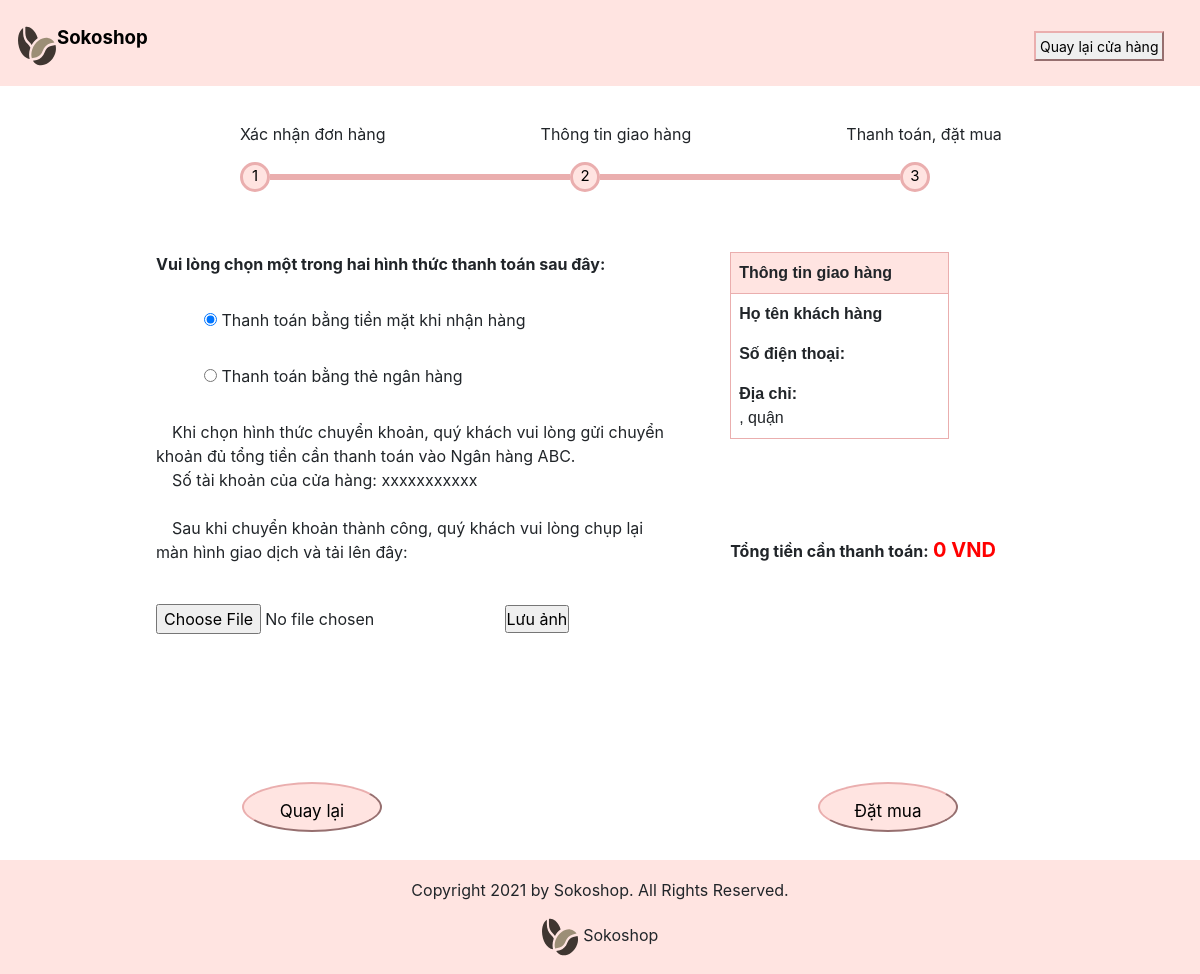
The app's page /Huong/Checkout-Payment.php with its own data.
### tables this page shows
CREATE TABLE `order` (
  `ID_ORDER` int NOT NULL PRIMARY KEY AUTO_INCREMENT,
  `DTIME` date DEFAULT NULL,
  `TOTAL` int DEFAULT NULL,
  `STATE` tinyint(1)  NULL
);

### Huong/Checkout-Payment.php (the view, shortened to what this page needs)
<?php
$servername = "localhost";
$username = "root";
$password = "";
$dbname = "sokoshop";
$conn = mysqli_connect($servername, $username, $password, $dbname);
$sql = "SELECT * FROM `order` ORDER BY `ID_ORDER` DESC LIMIT 1;";
$orders = mysqli_query($conn, $sql);
$sql = "SELECT * FROM `customer` WHERE `ID_ORDER` = (SELECT MAX(`ID_ORDER`) FROM `order`);";
$customer = mysqli_query($conn, $sql);
$order = mysqli_fetch_assoc($orders);
$customer = mysqli_fetch_assoc($customer);
?>
<!DOCTYPE html>
<html lang="en">
<head>
    <link rel="stylesheet" href="Checkout-General.css">
    <link rel="stylesheet" href="https://stackpath.bootstrapcdn.com/bootstrap/4.1.3/css/bootstrap.min.css">
</head>
<body>
    <div id="header">
        <img id="logoimg" src="image/logo.svg" alt="logo shop">
        <p id="logotext"><b>Sokoshop</b></p>
        <button id="home" onclick="window.location.href='../Tan_Toan/coffee.html'">Quay lại cửa hàng</button>
    </div>
    <div id="progressbar">
        <div id="progressname">
            <div>
                <p>Xác nhận đơn hàng</p>
            </div>
            <div id="text2">
                <p>Thông tin giao hàng</p>
            </div>
            <div>
                <p>Thanh toán, đặt mua</p>
            </div>
        </div>
        <div id="progress">
            <div class="completecircle" style="font-size: 15px;">1</div>
            <div class="completerectangle"></div>
            <div class="completecircle" style="font-size: 15px;">2</div>
            <div class="completerectangle"></div>
            <div class="completecircle" style="font-size: 15px;">3</div>
        </div>
    </div>
    <div id="content">
        <div id="typepayment">
            <label><b>Vui lòng chọn một trong hai hình thức thanh toán sau đây: </b></label><br><br>
            &emsp;&emsp;&emsp;<input type="radio" id="bycash" name="payment" value="bycash"
            <?php if($order["STATE"] == 0){echo ' checked="checked"';} ?>>
            <label for="bycash">Thanh toán bằng tiền mặt khi nhận hàng</label><br><br>
            &emsp;&emsp;&emsp;<input type="radio" id="byATMcard" name="payment" value="byATMcard"
            <?php if($order["STATE"] == 1){echo ' checked="checked"';} ?>>
            <label for="byATMcard">Thanh toán bằng thẻ ngân hàng</label><br><br>
            <div id="extension">
                <p id="guide">
                &emsp;Khi chọn hình thức chuyển khoản, quý khách vui lòng gửi chuyển khoản đủ tổng tiền cần thanh toán vào Ngân hàng ABC. <br>
                &emsp;Số tài khoản của cửa hàng: xxxxxxxxxxx <br><br>
                &emsp;Sau khi chuyển khoản thành công, quý khách vui lòng chụp lại màn hình giao dịch và tải lên đây:<br><br>
                </p>
                <div id="uploadimg">
                <form action="upload.php" method="post" enctype="multipart/form-data">
                    <input type="file" name="fileToUpload" id="fileToUpload">
                    <input type="submit" value="Lưu ảnh" name="submit">
                </form>
                </div>
            </div>
        </div>
        <div id="information">
            <table id="info-table">
                <tr>
                    <th>Thông tin giao hàng</th>
                </tr>
                <tr>
                    <td>
                        <b>Họ tên khách hàng</b><br>
                        <b>Số điện thoại: </b>
                        <b>Địa chỉ: </b><br>
                        <?php echo $customer["NUMANDSTREET"],', quận ',$customer["DISTRICT"]; ?>
                    </td>
                </tr>
            </table>
            <br><br><br><br>
            <b>Tổng tiền cần thanh toán:</b>
            <b style="color: red; font-size:20px;"><?php echo $order["TOTAL"]; ?> VND</b>
        </div>
    </div>
    <div id="navigationbar">
        <div id="leftbtn">
            <button class="footer-nav-btn" onclick="window.location.href='Checkout-Addressinfo.php'">Quay lại</button>
        </div>
        <div id="rightbtn">
            <button class="footer-nav-btn" data-toggle="modal" data-target="#exampleModal">Đặt mua</button>
        </div>
    </div>
</body>
<footer>
    <div class="logoFooter">
        <p>Copyright 2021 by Sokoshop. All Rights Reserved.</p>
        <img id="logo" src="./image/logo.svg" alt="Logo"> Sokoshop
    </div>
</footer>
</html>

### Huong/Checkout-General.css (style rules this page uses)
* { margin: 0; padding: 0; }
#header { background-color: #FFE4E1; display: -webkit-box; display: -ms-flexbox; display: flex; padding-left: 1.5%; padding-top: 2%; padding-bottom: 1.5%; -webkit-box-align: center; -ms-flex-align: center; align-items: center; }
#header #logoimg { height: 40px; }
#header #logotext { color: black; font-size: 14pt; }
#progressbar { padding-top: 3%; padding-left: 20%; height: 10%; }
#progressbar #progressname { display: -webkit-box; display: -ms-flexbox; display: flex; }
#progressbar #progressname #text2 { -ms-flex-preferred-size: 48%; flex-basis: 48%; text-align: center; }
#progressbar #progress { display: -webkit-box; display: -ms-flexbox; display: flex; -webkit-box-align: center; -ms-flex-align: center; align-items: center; }
#progressbar #progress .completecircle { width: 30px; height: 30px; border: solid; border-color: #EAAEAE; border-bottom-left-radius: 100%; border-bottom-right-radius: 100%; border-top-right-radius: 100%; border-top-left-radius: 100%; background-color: #FFE4E1; color: black; font-size: 19pt; text-align: center; }
#progressbar #progress .completerectangle { width: 300px; height: 5px; border-style: solid; border-color: #EAAEAE; background-color: #FFE4E1; }
.footer-nav-btn { height: 50px; width: 140px; border-color: #EAAEAE; background-color: #FFE4E1; padding: 15px 32px; text-align: center; text-decoration: none; display: inline-block; font-size: 17px; margin: 4px 2px; cursor: pointer; border-bottom-left-radius: 100%; border-bottom-right-radius: 100%; border-top-right-radius: 100%; border-top-left-radius: 100%; }
#home { border-color: #EAAEAE; height: 30px; width: 130px; font-size: 14px; }
#navigationbar { display: -webkit-box; display: -ms-flexbox; display: flex; padding-left: 20%; padding-bottom: 2%; }
#navigationbar #leftbtn { -ms-flex-preferred-size: 60%; flex-basis: 60%; }
#navigationbar #rightbtn { padding-right: 20%; }
#content { display: -webkit-box; display: -ms-flexbox; display: flex; padding-top: 5%; padding-left: 13%; padding-bottom: 10%; }
#content #information { width: 40%; padding-left: 5%; }
#content #typepayment { width: 50%; }
#info-table { font-family: arial, sans-serif; border-collapse: collapse; width: 60%; }
td { border: 1px solid #EAAEAE; text-align: left; padding: 8px; }
th { border: 1px solid #EAAEAE; padding: 8px; }
tr:nth-child(odd) { background-color: #FFE4E1; }
footer { background-color: #FFE4E1; padding: 1.5%; text-align: center; }

### records on screen
order: STATE "☑ Thanh toán bằng tiền mặt khi n", STATE "☐ Thanh toán bằng thẻ ngân hàng", TOTAL "0"
